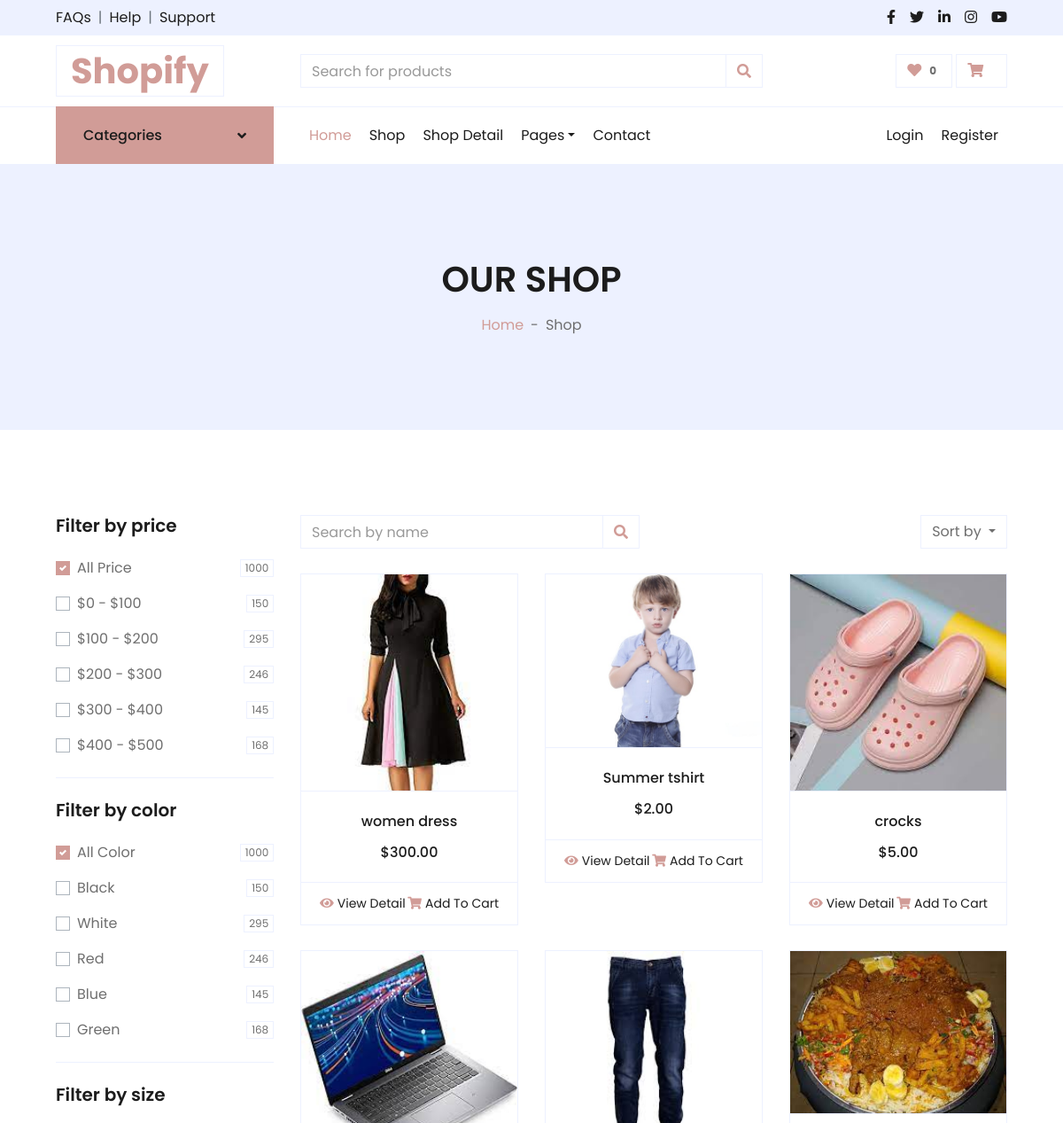
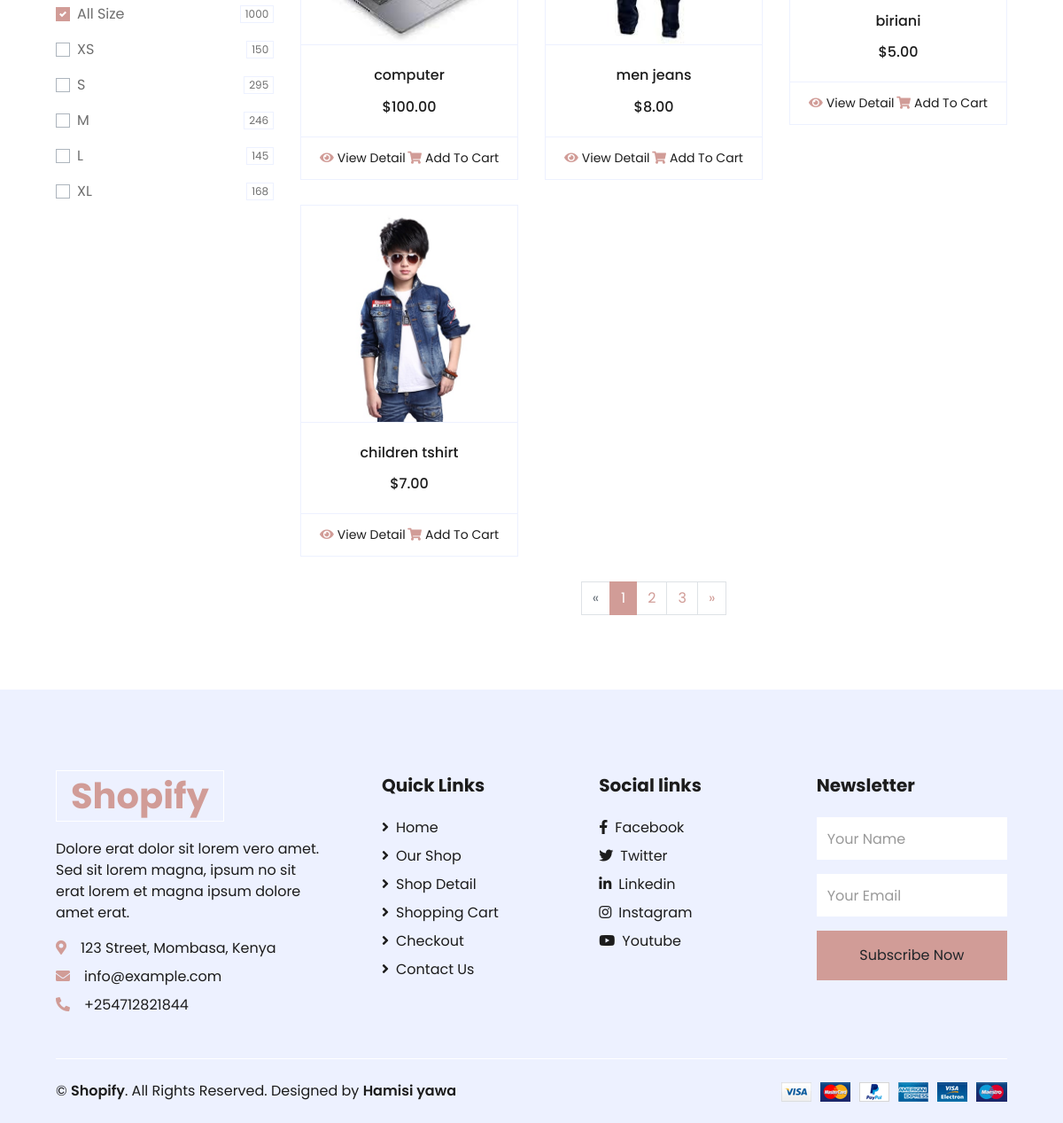
The app's page /shop/ with its own data (2 pictures, top to bottom).
### shopify/models.py (models this page shows, shortened)
class Product(models.Model):
    Category = models.ForeignKey(Category, on_delete=models.CASCADE, null=True, blank=True)
    product_title = models.CharField(max_length=30, null=True)
    price = models.FloatField()
    description = models.CharField(max_length=255,null=True)
    sizes = models.CharField(max_length=10, choices=[('XS', 'XS'), ('S', 'S'), ('M', 'M'), ('L', 'L'), ('XL', 'XL')], null=True, blank=True)
    colors = models.CharField(max_length=20, null=True, blank=True)
    image = models.ImageField(upload_to='media/', default='profile.png')

### shopify/views.py (the view)
# urls.py: path('shop/', views.shop, name='shop'),
def shop(request):
    products = Product.objects.all()
    categories = Category.objects.all()
    context ={
        'categories': categories,
        'products': products,
        'name':'shop'
    }
    return render(request, 'shop.html',context)

### shopify/templates/shop.html (shortened to what this page needs)
{% extends 'common.html'%}
{% load static %}
{% block content %}
 <div class="container-fluid bg-secondary mb-5">
    <div class="d-flex flex-column align-items-center justify-content-center" style="min-height: 300px">
        <h1 class="font-weight-semi-bold text-uppercase mb-3">Our Shop</h1>
        <div class="d-inline-flex">
            <p class="m-0"><a href="{% url 'shopify:home'%}">Home</a></p>
            <p class="m-0 px-2">-</p>
            <p class="m-0">Shop</p>
        </div>
    </div>
</div>
<div class="container-fluid pt-5">
    <div class="row px-xl-5">
        <div class="col-lg-3 col-md-12">
            <div class="border-bottom mb-4 pb-4">
                <h5 class="font-weight-semi-bold mb-4">Filter by price</h5>
                <form>
                    <div class="custom-control custom-checkbox d-flex align-items-center justify-content-between mb-3">
                        <label class="custom-control-label" for="price-all">All Price</label>
                        <span class="badge border font-weight-normal">1000</span>
                    </div>
                    <div class="custom-control custom-checkbox d-flex align-items-center justify-content-between mb-3">
                        <label class="custom-control-label" for="price-1">$0 - $100</label>
                        <span class="badge border font-weight-normal">150</span>
                    </div>
                    <div class="custom-control custom-checkbox d-flex align-items-center justify-content-between mb-3">
                        <label class="custom-control-label" for="price-2">$100 - $200</label>
                        <span class="badge border font-weight-normal">295</span>
                    </div>
                    <div class="custom-control custom-checkbox d-flex align-items-center justify-content-between mb-3">
                        <label class="custom-control-label" for="price-3">$200 - $300</label>
                        <span class="badge border font-weight-normal">246</span>
                    </div>
                    <div class="custom-control custom-checkbox d-flex align-items-center justify-content-between mb-3">
                        <label class="custom-control-label" for="price-4">$300 - $400</label>
                        <span class="badge border font-weight-normal">145</span>
                    </div>
                    <div class="custom-control custom-checkbox d-flex align-items-center justify-content-between">
                        <label class="custom-control-label" for="price-5">$400 - $500</label>
                        <span class="badge border font-weight-normal">168</span>
                    </div>
                </form>
            </div>
            <div class="border-bottom mb-4 pb-4">
                <h5 class="font-weight-semi-bold mb-4">Filter by color</h5>
                <form>
                    <div class="custom-control custom-checkbox d-flex align-items-center justify-content-between mb-3">
                        <label class="custom-control-label" for="price-all">All Color</label>
                        <span class="badge border font-weight-normal">1000</span>
                    </div>
                    <div class="custom-control custom-checkbox d-flex align-items-center justify-content-between mb-3">
                        <label class="custom-control-label" for="color-1">Black</label>
                        <span class="badge border font-weight-normal">150</span>
                    </div>
                    <div class="custom-control custom-checkbox d-flex align-items-center justify-content-between mb-3">
                        <label class="custom-control-label" for="color-2">White</label>
                        <span class="badge border font-weight-normal">295</span>
                    </div>
                    <div class="custom-control custom-checkbox d-flex align-items-center justify-content-between mb-3">
                        <label class="custom-control-label" for="color-3">Red</label>
                        <span class="badge border font-weight-normal">246</span>
                    </div>
                    <div class="custom-control custom-checkbox d-flex align-items-center justify-content-between mb-3">
                        <label class="custom-control-label" for="color-4">Blue</label>
                        <span class="badge border font-weight-normal">145</span>
                    </div>
                    <div class="custom-control custom-checkbox d-flex align-items-center justify-content-between">
                        <label class="custom-control-label" for="color-5">Green</label>
                        <span class="badge border font-weight-normal">168</span>
                    </div>
                </form>
            </div>
            <div class="mb-5">
                <h5 class="font-weight-semi-bold mb-4">Filter by size</h5>
                <form>
                    <div class="custom-control custom-checkbox d-flex align-items-center justify-content-between mb-3">
                        <label class="custom-control-label" for="size-all">All Size</label>
                        <span class="badge border font-weight-normal">1000</span>
                    </div>
                    <div class="custom-control custom-checkbox d-flex align-items-center justify-content-between mb-3">
                        <label class="custom-control-label" for="size-1">XS</label>
                        <span class="badge border font-weight-normal">150</span>
                    </div>
                    <div class="custom-control custom-checkbox d-flex align-items-center justify-content-between mb-3">
                        <label class="custom-control-label" for="size-2">S</label>
                        <span class="badge border font-weight-normal">295</span>
                    </div>
                    <div class="custom-control custom-checkbox d-flex align-items-center justify-content-between mb-3">
                        <label class="custom-control-label" for="size-3">M</label>
                        <span class="badge border font-weight-normal">246</span>
                    </div>
                    <div class="custom-control custom-checkbox d-flex align-items-center justify-content-between mb-3">
                        <label class="custom-control-label" for="size-4">L</label>
                        <span class="badge border font-weight-normal">145</span>
                    </div>
                    <div class="custom-control custom-checkbox d-flex align-items-center justify-content-between">
                        <label class="custom-control-label" for="size-5">XL</label>
                        <span class="badge border font-weight-normal">168</span>
                    </div>
                </form>
            </div>
        </div>
        <div class="col-lg-9 col-md-12">
            <div class="row pb-3">
                <div class="col-12 pb-1">
                    <div class="d-flex align-items-center justify-content-between mb-4">
                        <form action="">
                            <div class="input-group">
                                <input type="text" class="form-control" placeholder="Search by name">
                                <div class="input-group-append">
                                    <span class="input-group-text bg-transparent text-primary">
                                        <i class="fa fa-search"></i>
                                    </span>
                                </div>
                            </div>
                        </form>
                        <div class="dropdown ml-4">
                            <button class="btn border dropdown-toggle" type="button" id="triggerId" data-toggle="dropdown" aria-haspopup="true"
                                    aria-expanded="false">
                                        Sort by
                                    </button>
                        </div>
                    </div>
                </div>
                {% for product in products %}
                <div class="col-lg-4 col-md-6 col-sm-12 pb-1">
                    <div class="card product-item border-0 mb-4">
                        <div class="card-header product-img position-relative overflow-hidden bg-transparent border p-0">
                            <img class="img-fluid w-100" src="{{product.image.url}}" alt="product image">
                        </div>
                        <div class="card-body border-left border-right text-center p-0 pt-4 pb-3">
                            <h6 class="text-truncate mb-3">{{product.product_title}}</h6>
                            <div class="d-flex justify-content-center">
                                <h6>${{product.price|floatformat:2}}</h6>
                            </div>
                        </div>
                        <div class="card-footer d-flex justify-content-between bg-light border">
                            <a href="" class="btn btn-sm text-dark p-0"><i class="fas fa-eye text-primary mr-1"></i>View Detail</a>
                            <button data-product="{{product.id}}" data-action="add" class="btn btn-sm text-dark p-0 update-cart"><i class="fas fa-shopping-cart text-primary mr-1"></i>Add To Cart</button>
                        </div>
                    </div>
                </div>
                {% endfor %}
                <div class="col-12 pb-1">
                    <nav aria-label="Page navigation">
                      <ul class="pagination justify-content-center mb-3">
                        <li class="page-item disabled">
                          <a class="page-link" href="#" aria-label="Previous">
                            <span aria-hidden="true">&laquo;</span>
                          </a>
                        </li>
                        <li class="page-item active"><a class="page-link" href="#">1</a></li>
                        <li class="page-item"><a class="page-link" href="#">2</a></li>
                        <li class="page-item"><a class="page-link" href="#">3</a></li>
                        <li class="page-item">
                          <a class="page-link" href="#" aria-label="Next">
                            <span aria-hidden="true">&raquo;</span>
                          </a>
                        </li>
                      </ul>
                    </nav>
                </div>
            </div>
        </div>
    </div>
</div>
{% endblock %}

### records on screen
Product: image (picture), product_title "women dress", price "300.00"
Product: image (picture), product_title "Summer tshirt", price "2.00"
Product: image (picture), product_title "crocks", price "5.00"
Product: image (picture), product_title "computer", price "100.00"
Product: image (picture), product_title "men jeans", price "8.00"
Product: image (picture), product_title "biriani", price "5.00"
Product: image (picture), product_title "children tshirt", price "7.00"
